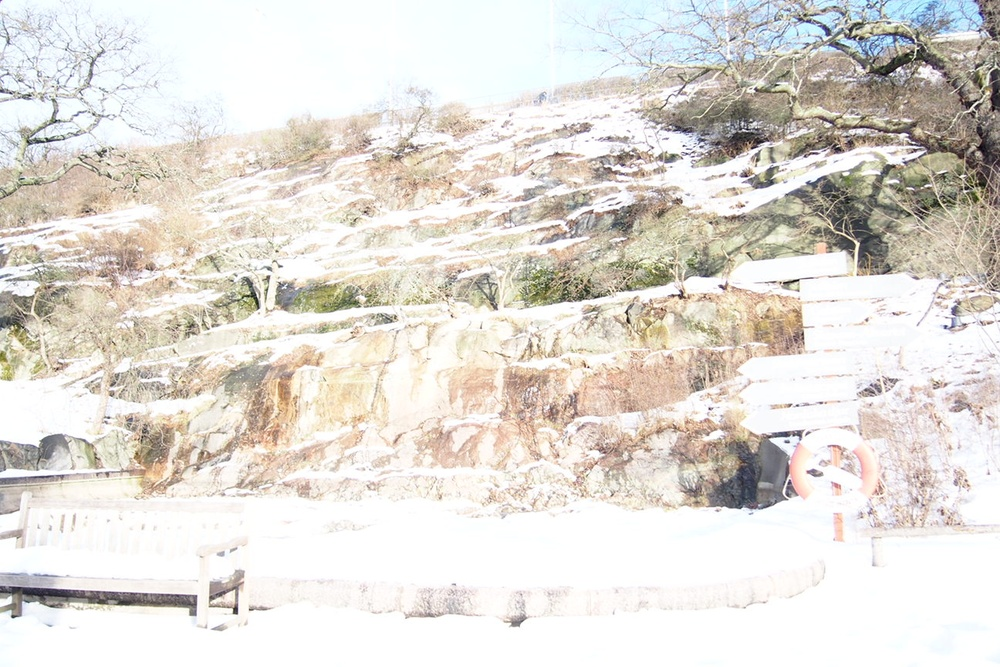
#> input picture 3401/Final_test/6601001123_Q1/Image1.jpg, 1000 x 667 px, shrunk from 1296 x 864 before the run
$ python 6601001123_Q1.py
#> lines starting #> are read from the running program, lines starting #| are printed output that depends on the picture
### 3401/Final_test/6601001123_Q1/image_tool.py
import numpy as np
import cv2
import matplotlib.pyplot as plt
import math

def imread(img,color) :
#> called with img = './Image1.jpg', color = 1
    return cv2.imread(img,color)
#> returned value is the input picture: shape (667, 1000, 3); mean B, G, R 214.2, 220.7, 225.2
#> in powerGamma, `image = (image**gamma*255).astype('uint8')`:
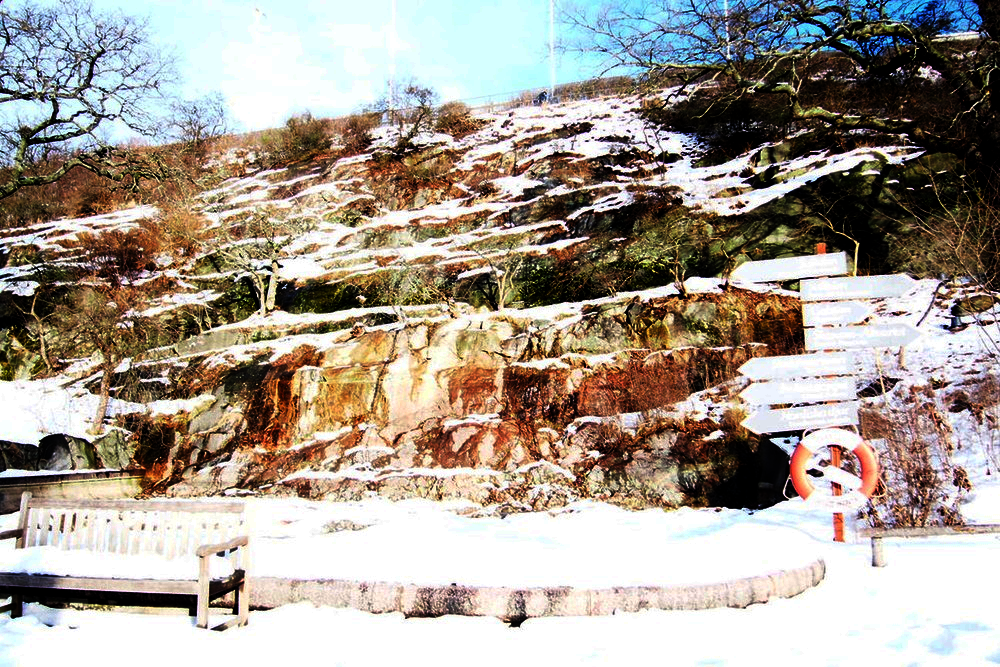
#> image: shape (667, 1000, 3); mean of channels 0, 1, 2 148.1, 158.4, 167.6; drawn as B, G, R

def calculate_hist(img) :
    return cv2.calcHist([img],[0],None,[256],[0,256])

# [4 lines left out: function show_hist, not called in this run]

def show_hist_list(histList) :
    num = len(histList)
    plt.figure()
    for i in range(len(histList)) :
        plt.subplot(1,num,i+1)
        plt.plot(histList[i])
    plt.show()

def equalization(img,hist=None):
    if hist is None :
        cdf = cv2.calcHist([img],[0],None,[256],[0,256]).flatten().cumsum()
#> cdf = 256 values from 11 to 667000
    else :
        cdf = hist.flatten().cumsum()
    cdf_m = np.ma.masked_equal(cdf, 0)
    cdf_m = ((cdf_m - cdf_m.min())  / (cdf_m.max() - cdf_m.min()))*255
    cdf = np.ma.filled(cdf_m, 0).astype('uint8')
#> cdf = 256 values from 0 to 255
    return cdf[img]
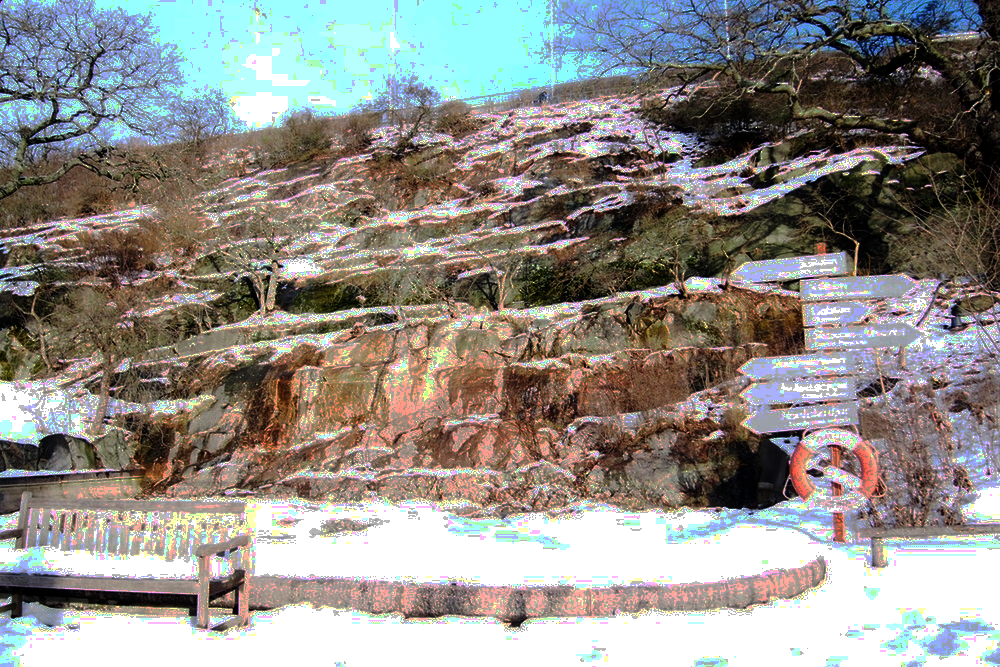
#> returned value: shape (667, 1000, 3); mean of channels 0, 1, 2 137.8, 142.3, 145.5; drawn as B, G, R

def image_show(img) :
    cv2.imshow("xxxx",img)
    cv2.waitKey(0)
    cv2.destroyAllWindows()
    cv2.waitKey(1)
    return img

def powerGamma(image,gamma) :
    image = image.astype('float')/np.max(image)
    image = (image**gamma*255).astype('uint8')
    return image

def imwrite(filename,img) :
    return cv2.imwrite(filename,img)

### 3401/Final_test/6601001123_Q1/6601001123_Q1.py
from image_tool import *

img = [ imread('./Image1.jpg',1) ]
img.extend([powerGamma(img[0],5.5) , equalization(img[0])])
histList = [calculate_hist(pic) for pic in img]
#> histList = 3 items
show_hist_list(histList)
#> in show_hist_list, `num = len(histList)`: num = 3
#> the loop in show_hist_list, `for i in range(len(histList)) :` made 3 passes
#> in show_hist_list, `plt.show()`:
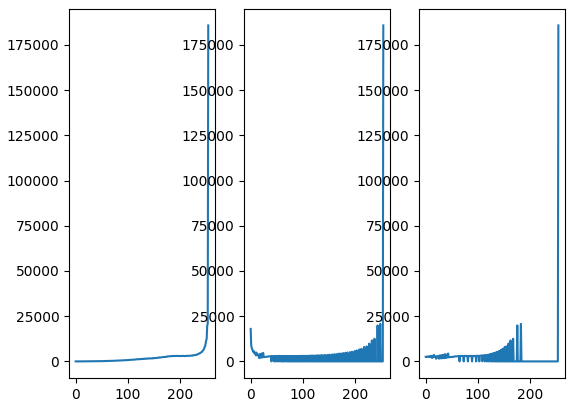
#> figure drawn by matplotlib, 3 panels; panel 1: curve peaks at x = 255, y = 185812; panel 2: curve peaks at x = 255, y = 185812; panel 3: curve peaks at x = 255, y = 185812
imwrite('output_pic_powerGamma.jpg',img[1])
imwrite('output_pic_equalization.jpg',img[2])
imwrite('output_pic_compare.jpg',image_show(cv2.hconcat(img)))
#> in image_show, `cv2.imshow("xxxx",img)`:
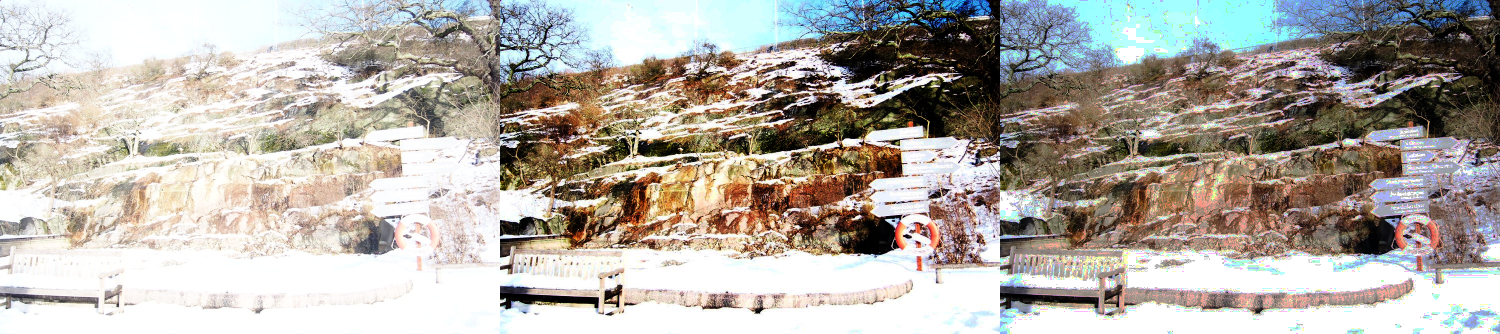
#> window 'xxxx': shape (667, 3000, 3) (shown at 1/2 size); mean B, G, R 166.7, 173.8, 179.4
